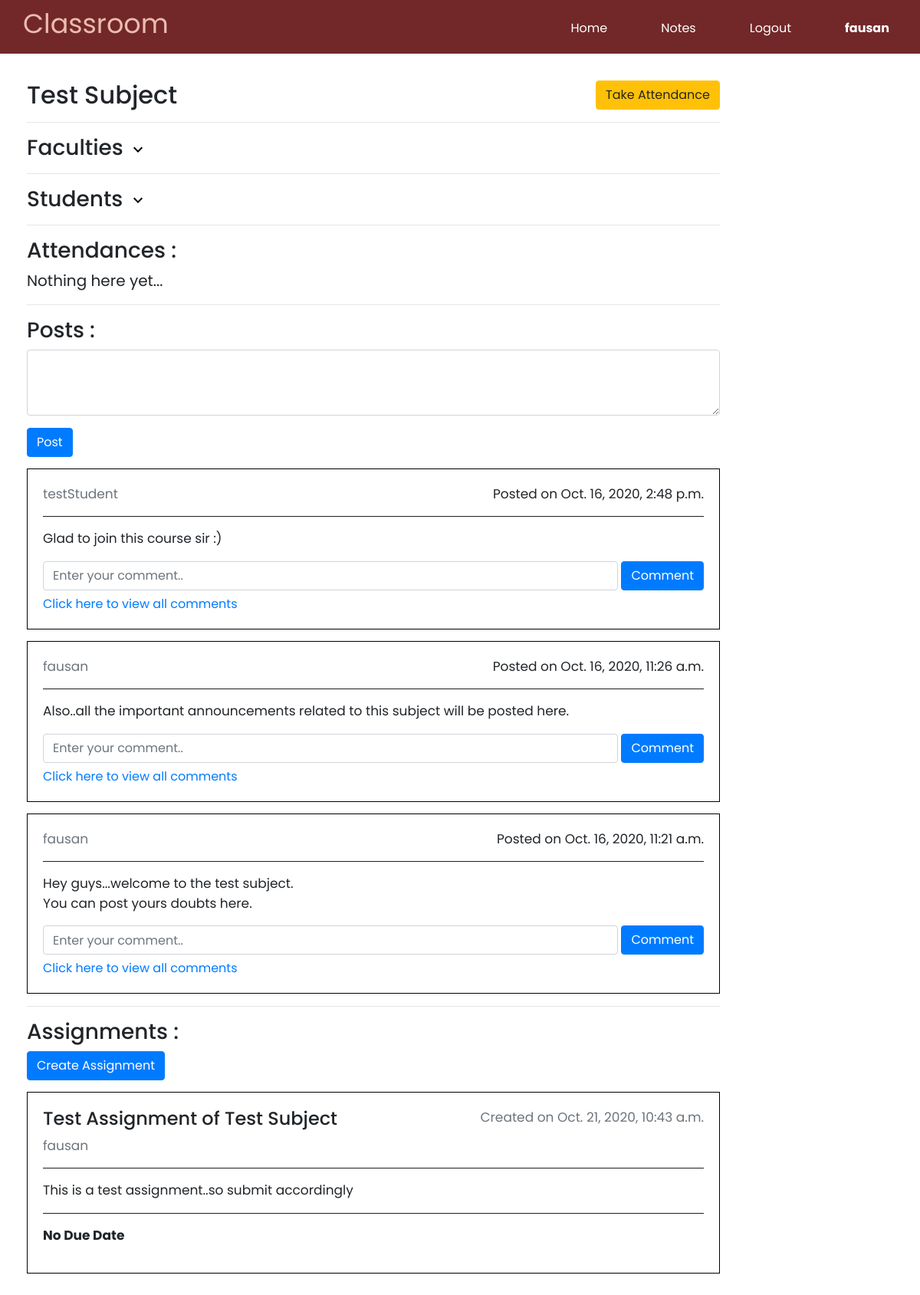
/subject/1 (signed in), run on the app's committed database.
### classroom/models.py (models this page shows, shortened)
class User(AbstractUser):
    firstname = models.CharField(max_length=20)
    lastname = models.CharField(max_length=20)
    account_type = models.CharField(
        max_length=20, choices=[('Student', 'Student'), ('Faculty', 'Faculty')])
    def __str__(self):
        return f'{self.username}'

class Subject(models.Model):
    name = models.CharField(max_length=20)
    info = models.TextField(blank=True)
    code = models.CharField(max_length=6)
    faculties = models.ManyToManyField(User, related_name="subjects")
    students = models.ManyToManyField(User, related_name="courses")
    date_created = models.DateTimeField(default=timezone.now)

class Post(models.Model):
    content = models.TextField()
    user = models.ForeignKey(User, related_name="posts",
                             on_delete=models.CASCADE)
    date = models.DateTimeField(default=timezone.now)
    subject = models.ForeignKey(
        Subject, related_name="posts", on_delete=models.CASCADE)

class Assignment(models.Model):
    name = models.CharField(max_length=100)
    content = models.TextField(default="")
    date = models.DateTimeField(default=timezone.now)
    due_date = models.DateTimeField(blank=True, null=True)
    user = models.ForeignKey(
        User, related_name="created_assigns", on_delete=models.CASCADE)
    subject = models.ForeignKey(
        Subject, related_name="assignments", on_delete=models.CASCADE)
    submitted_students = models.ManyToManyField(
        User, related_name="submitted")

### classroom/views.py (the view, shortened to what this page needs)
# urls.py: path('subject/<int:sub_id>', views.subject_view, name="subject"),
@login_required
def subject_view(request, sub_id):
    subject = Subject.objects.get(id=sub_id)
    assignments = Assignment.objects.filter(subject=subject).order_by('-date')
    posts = Post.objects.filter(subject=subject).order_by('-date')
    post_paginator = Paginator(posts, 5)
    post_pagenum = request.GET.get('page1')
    post_pageobj = post_paginator.get_page(post_pagenum)
    if post_paginator.num_pages > 1:
        post_ispage = True
    else:
        post_ispage = False
    assign_paginator = Paginator(assignments, 5)
    assign_pagenum = request.GET.get('page2')
    assign_pageobj = assign_paginator.get_page(assign_pagenum)
    if assign_paginator.num_pages > 1:
        assign_ispage = True
    else:
        assign_ispage = False
    delta30 = datetime.timedelta(0, 0, 0, 0, 30, 0, 0)
    time = timezone.now() + delta30
    time = time.strftime("%m/%d/%Y %H:%M:00")
    atts = Attendance.objects.filter(subject=subject).order_by('-date')
    attendances = []
    if len(atts) > 0:
        for attnd in atts:
            if (attnd.closing_time > timezone.now()):
                attendances.append(attnd)
    context = {
        'subject': subject,
        'p_form': PostCreationForm(),
        'att_form': AttendanceForm({'closing_time': time}),
        'attendances': attendances,
        'post_pageobj': post_pageobj,
        'post_ispage': post_ispage,
        'assign_pageobj': assign_pageobj,
        'assign_ispage': assign_ispage
    }
    return render(request, "classroom/subject.html", context=context)

### classroom/forms.py
class PostCreationForm(forms.Form):
    content = forms.CharField(
        label="", widget=forms.Textarea(attrs={'rows': 3}))

class AttendanceForm(forms.ModelForm):
    class Meta:
        model = Attendance
        fields = ['closing_time']

### classroom/templates/classroom/subject.html (shortened to what this page needs)
{% extends "classroom/layout.html" %}
{% load crispy_forms_tags %}
{% load static %}
{% block body %}
<div class="sub-content">
    {% if user.account_type == 'Faculty' %}
    <div class="att">
        <a class="btn btn-warning float-right" id="course_btn">Take Attendance</a>
    </div>
    {% endif %}
    <h2>{{ subject.name }}</h2>
    <hr>
    <h3>Faculties <button class="displaybtn" id="facbtn"><img src="/media/expandmore.svg"></button></h3>
    <hr>
    <h3>Students <button class="displaybtn" id="stdbtn"><img src="/media/expandmore.svg"></button></h3>
    <hr>
    <h3>Attendances :</h3>
    {% if attendances|length == 0  %}
    <p>Nothing here yet...</p>
    {% endif %}
    <hr>
    <h3>Posts :</h3>
    {% if user.is_authenticated %}
    <form method="post" id="postform">
        {{ p_form|crispy }}
        <input type="submit" class="btn btn-primary" value="Post">
    </form>
    {% endif %}
    {% for post in post_pageobj %}
    <div class="post">
        <p class="float-right">Posted on {{ post.date }}</p>
        <p class="text-muted">{{ post.user }}</p>
        <hr>
        <p class="postcontent">{{ post.content }}</p>
        <form method="post">
            <div class="form-group">
                <input type="text" placeholder="Enter your comment.." class="form-control float-left" name="comment"
                    id="{{ post.id }}postcominput">
                <input type="submit" value="Comment" class="btn btn-primary float-right"
                    id="{{ post.id }}postcomsubmit">
            </div>
        </form>
        <p class="postcomlink" id="{{ post.id }}postcomlink">Click here to view all comments</p>
    </div>
    {% endfor %}
    <hr>
    <h3>Assignments :</h3>
    {% if user.account_type == 'Faculty' %}
    <a class="btn btn-primary" href="{% url 'createassign' subject.id %}">Create Assignment</a>
    {% endif %}
    {% for assign in assign_pageobj %}
    <div class="assign" data-assignid="{{ assign.id }}">
        <p class="text-muted float-right">Created on {{ assign.date }}</p>
        <h4>{{  assign.name }}</h4>
        <p class="text-muted">{{ assign.user }}</p>
        <hr>
        <p class="assigncontent">{{ assign.content }}</p>
        <hr>
        {% if assign.due_date %}
        <p><strong>Due date: {{ assign.due_date }}</strong></p>
        {% else %}
        <p><strong>No Due Date</strong></p>
        {% endif %}
    </div>
    {% endfor %}
</div>
{% endblock %}

### classroom/templates/classroom/layout.html (shortened to what this page needs)
{% load static %}
<!DOCTYPE html>
<html lang="en">
<head>
    <link rel="stylesheet" href="https://stackpath.bootstrapcdn.com/bootstrap/4.1.3/css/bootstrap.min.css"
>
    <link rel="stylesheet" href="https://cdnjs.cloudflare.com/ajax/libs/font-awesome/4.7.0/css/font-awesome.min.css">
    <link href="{% static 'classroom/styles.css' %}" rel="stylesheet">
</head>
<body>
    <header>
        <div class="contain">
            <h2 class="header-name">Classroom</h2>
            <nav>
                <ul>
                    <li><a href="{% url 'index' %}">Home</a></li>
                    {% if not user.is_authenticated %}
                    <li><a href="{% url 'register' %}">Register</a></li>
                    <li><a href="{% url 'login' %}">Login</a></li>
                    {% else %}
                    <li><a href="{% url 'note' %}">Notes</a></li>
                    <li><a href="{% url 'logout' %}">Logout</a></li>
                    <li><strong>{{ user.username }}</strong></li>
                    {% endif %}
                </ul>
            </nav>
        </div>
    </header>
    <div class="main">
        {% block body %}
        {% endblock %}
    </div>
</body>
</html>

### classroom/static/classroom/styles.css (style rules this page uses)
* { margin: 0; padding: 0; box-sizing: border-box; }
body { font-family: 'Poppins', sans-serif; }
.contain { width: 95%; margin: 0 auto; }
.header-name { float: left; color: #ebbcb0; font-weight: 400; font-size: 35px; padding-top: 10px; }
header { background-color:#722828; padding-bottom: 10px; }
header::after { content: ''; display: table; clear: both; }
nav { float: right; margin: 10px; }
nav ul { margin: 0; padding: 0; list-style: none; }
nav li { float: left; margin-left: 70px; padding-top: 15px; font-size: 16px; font-weight: 400; color: #fff; position: relative; }
nav a { text-decoration: none; color: #fff; }
nav a::before { content: ''; display: block; height: 3px; background-color:#ebbcb0; position: absolute; top: 0; width: 0%; transition: all ease-in-out 250ms; }
.main { margin: 15px; padding: 10px; }
.sub-content { padding: 10px; }
.sub-content p { font-size: 20px; }
.sub-content > hr { width: 80%; }
.fac-info, .att { width: 80%; }
.displaybtn { border: none; background: #fff; border-radius: 10px; }
#postform textarea { width: 80%; }
.post { border: 1px solid black; padding: 20px; margin-top: 15px; width: 80%; }
.assign { border: 1px solid black; padding: 20px; margin-top: 15px; width: 80%; }
.post hr, .assign hr { background-color: #222; }
.post p, .assign p { font-size: 17px; }
.post form input[type="text"] { width: 87%; }
.postcontent, .assigncontent { font-size: 20px; white-space: pre-line; }
.postcomlink { color: #007bff; font-size: 16px !important; margin-bottom: 0; margin-top: 60px; cursor: pointer; }

### data on the page
User: username "fausan"
Subject: name "Test Subject"
Post: date "Oct. 16, 2020, 2:48 p.m.", user "testStudent", content "Glad to join this course sir :)"
Post: date "Oct. 16, 2020, 11:26 a.m.", user "fausan", content "Also..all the important announcements related to this subject will be posted here."
Post: date "Oct. 16, 2020, 11:21 a.m.", user "fausan", content "Hey guys...welcome to the test subject. You can post yours doubts here."
Assignment: date "Oct. 21, 2020, 10:43 a.m.", name "Test Assignment of Test Subject", user "fausan", content "This is a test assignment..so submit accordingly", shows "No Due Date"
